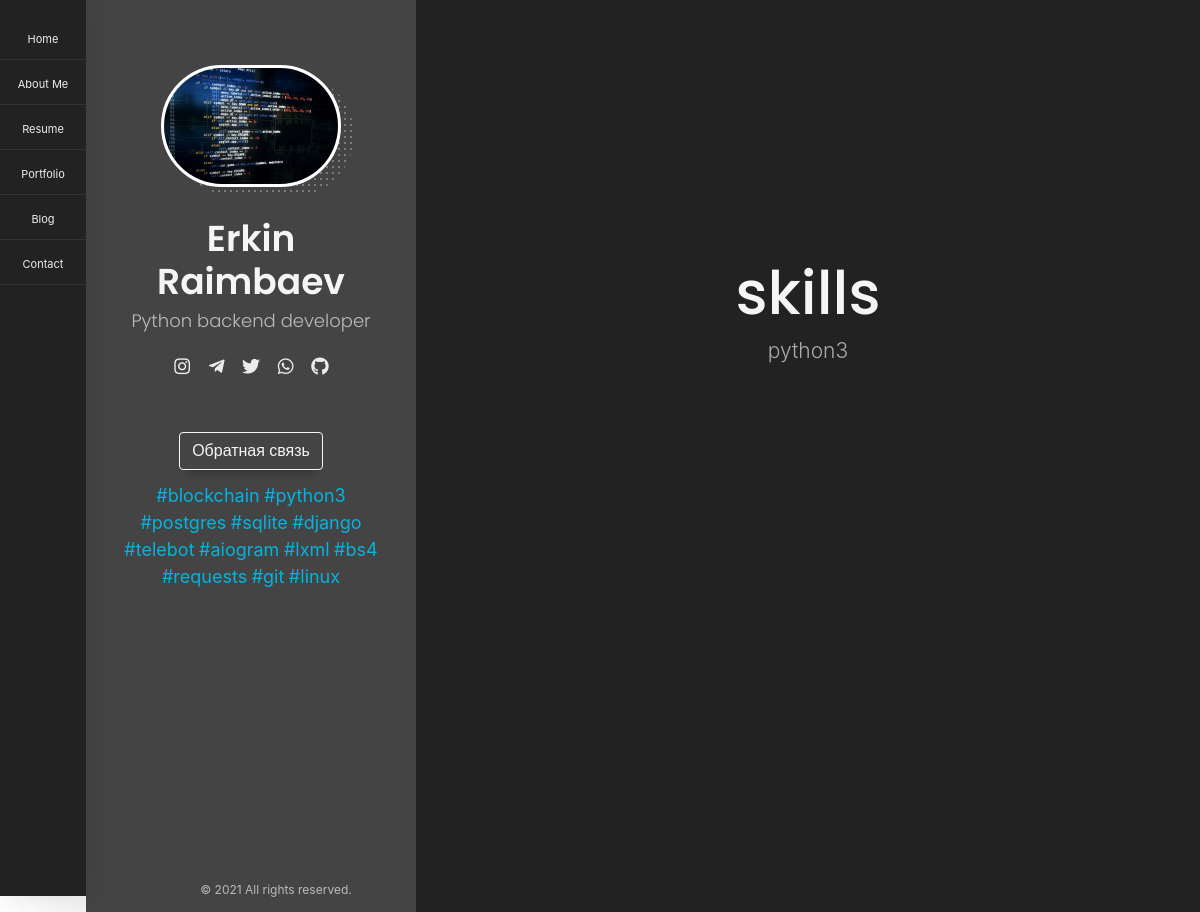
The page / on the database its author committed.
### homepage/models.py (models this page shows)
class Home(models.Model):
    image = models.ImageField(upload_to='photo/')
    name = models.CharField(max_length=30)
    about_mini = models.CharField(max_length=30)
    title = models.CharField(max_length=30)
    link_tg = models.URLField(blank=True, null=True)
    link_inst = models.URLField(blank=True, null=True)
    link_tweet = models.URLField(blank=True, null=True)
    link_whatsapp = models.URLField(blank=True, null=True)
    link_git = models.URLField(blank=True, null=True)

class Hashtags(models.Model):
    hashtag = models.CharField(max_length=20)
    def __str__(self):
        return self.hashtag

### homepage/views.py (the view)
# urls.py: path('', index, name='index'),
def index(request):
    content1 = Home.objects.first()
    content2 = AboutMe.objects.first()
    hashtags = Hashtags.objects.all()
    certs = Certs.objects.all()
    skills = SkillLevel.objects.first()
    qualities = Qualities.objects.first()
    edu = Education.objects.all()
    exp = Experience.objects.all()
    return render(request, 'index.html', {
        'content1': content1,
        'content2': content2,
        'hashtags': hashtags,
        'certs': certs,
        'skills': skills,
        'qualities': qualities,
        'edu': edu,
        'exp': exp,
    })

### homepage/templates/index.html (shortened to what this page needs)
{% load static %}
<!DOCTYPE html>
<html lang="en" class="no-js">
  <head>
    <link rel="stylesheet" href="{% static 'css/reset.css' %}" type="text/css">
    <link rel="stylesheet" href="{% static 'css/bootstrap-grid.min.css' %}" type="text/css">
    <link rel="stylesheet" href="{% static 'css/animations.css' %}" type="text/css">
    <link rel="stylesheet" href="{% static 'css/perfect-scrollbar.css' %}" type="text/css">
    <link rel="stylesheet" href="{% static 'css/owl.carousel.css' %}" type="text/css">
    <link rel="stylesheet" href="{% static 'css/magnific-popup.css' %}" type="text/css">
    <link rel="stylesheet" href="{% static 'css/main.css' %}" type="text/css">
    <link rel="stylesheet" href="https://stackpath.bootstrapcdn.com/bootstrap/4.5.2/css/bootstrap.min.css">
    <link rel="stylesheet" href="https://pro.fontawesome.com/releases/v5.10.0/css/all.css"/>
    <link rel="stylesheet" href="https://cdn.linearicons.com/free/1.0.0/icon-font.min.css">
  </head>
  <body>
    <div class="page">
      <div class="page-content">
          <header id="site_header" class="header mobile-menu-hide">
            <div class="header-content">
              <div class="header-photo">
                <img src="/media/{{ content1.image }}" alt="photo">
              </div>
              <div class="header-titles">
                <h2>{{ content1.name }}</h2>
                <h4>{{ content1.about_mini }}</h4>
              </div>
            </div>
            <ul class="main-menu">
              <li class="active">
                <a href="index.html#home" class="nav-anim">
                  <span class="link-text">Home</span>
                </a>
              </li>
              <li>
                <a href="index.html#about-me" class="nav-anim">
                  <span class="link-text">About Me</span>
                </a>
              </li>
              <li>
                <a href="index.html#resume" class="nav-anim">
                  <span class="link-text">Resume</span>
                </a>
              </li>
              <li>
                <a href="index.html#portfolio" class="nav-anim">
                  <span class="link-text">Portfolio</span>
                </a>
              </li>
              <li>
                <a href="index.html#blog" class="nav-anim">
                  <span class="link-text">Blog</span>
                </a>
              </li>
              <li>
                <a href="index.html#contact" class="nav-anim">
                  <span class="link-text">Contact</span>
                </a>
              </li>
            </ul>
            <div class="social-links">
              <ul>
                <li><a href="{{ content1.link_inst }}" target="_blank"><i class="fab fa-instagram"></i></a></li>
                <li><a href="{{ content1.link_tg }}"" target="_blank"><i class="fab fa-telegram-plane"></i></a></li>
                <li><a href="{{ content1.link_tweet }}"" target="_blank"><i class="fab fa-twitter"></i></a></li>
                <li><a href="{{ content1.link_whatsapp }}"" target="_blank"><i class="fab fa-whatsapp"></i></a></li>
                <li><a href="{{ content1.link_git }}"" target="_blank"><i class="fab fa-github"></i></a></li>
              </ul>
            </div>
            <div class="header-buttons">
              <a href="#contact" class="btn btn-primary">Обратная связь</a>
            </div>
            <div>
              {% for tag in hashtags %}
                <span class="hashtag">#{{ tag.hashtag }}</span>
              {% endfor %}
            </div>
            <div class="copyrights">© 2021 All rights reserved.</div>
          </header>
          <div class="content-area">
            <div class="animated-sections">
              <section data-id="home" class="animated-section start-page">
                <div class="section-content vcentered">
                    <div class="row">
                      <div class="col-sm-12 col-md-12 col-lg-12">
                        <div class="title-block">
                          <h2>{{ content1.title }}</h2>
                          <div class="owl-carousel text-rotation">
                            {% for tag in hashtags %}
                            <div class="item">
                              <div class="sp-subtitle">{{ tag.hashtag }}</div>
                            </div>
                            {% endfor %}
                          </div>
                        </div>
                      </div>
                    </div>
                </div>
              </section>
            </div>
          </div>
      </div>
    </div>
  </body>
</html>

### homepage/static/css/animations.css (style rules this page uses)
.animated-section-moveFromTop { -webkit-animation:moveFromTop .6s ease both;animation:moveFromTop .6s ease both }

### homepage/static/css/perfect-scrollbar.css (style rules this page uses)
.ps { -ms-touch-action:auto;touch-action:auto;overflow:hidden!important;-ms-overflow-style:none }

### rows shown on the page
Home: image (picture), name "Erkin Raimbaev", about_mini "Python backend developer", title "skills"
Hashtags: hashtag "blockchain"
Hashtags: hashtag "python3"
Hashtags: hashtag "postgres"
Hashtags: hashtag "sqlite"
Hashtags: hashtag "django"
Hashtags: hashtag "telebot"
Hashtags: hashtag "aiogram"
Hashtags: hashtag "lxml"
Hashtags: hashtag "bs4"
Hashtags: hashtag "requests"
Hashtags: hashtag "git"
Hashtags: hashtag "linux"
